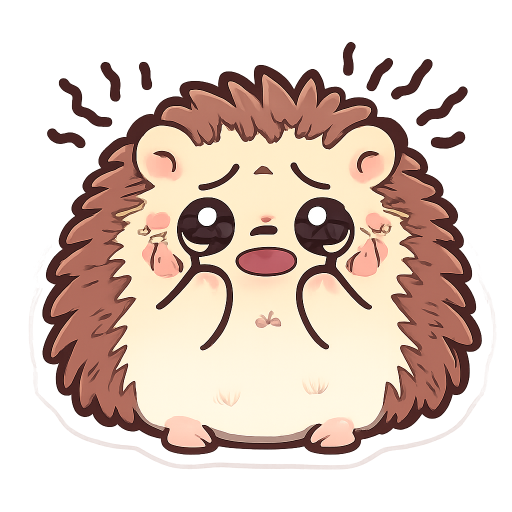
#> input picture OneDrive/Desktop/wocs-site/이모티콘모음/고슴도치/01.png, 1024 x 1024 px, found by its file name (shown at 1/2 size); its folder holds 3 pictures in this run
$ python convert.py
#> lines starting #> are read from the running program, lines starting #| are printed output that depends on the picture
from PIL import Image
import os, zipfile

def resize_canvas(src_path, size, padding=10):
#> called with size = (360, 360), padding = 10
    img = Image.open(src_path).convert("RGBA")
#> img is the input picture: PIL image 1024x1024 RGBA; mean R, G, B, A 146.3, 106.7, 92.3, 132
    bbox = img.getbbox()
#> bbox = (57, 82, 995, 940)
    if bbox:
        img = img.crop(bbox)
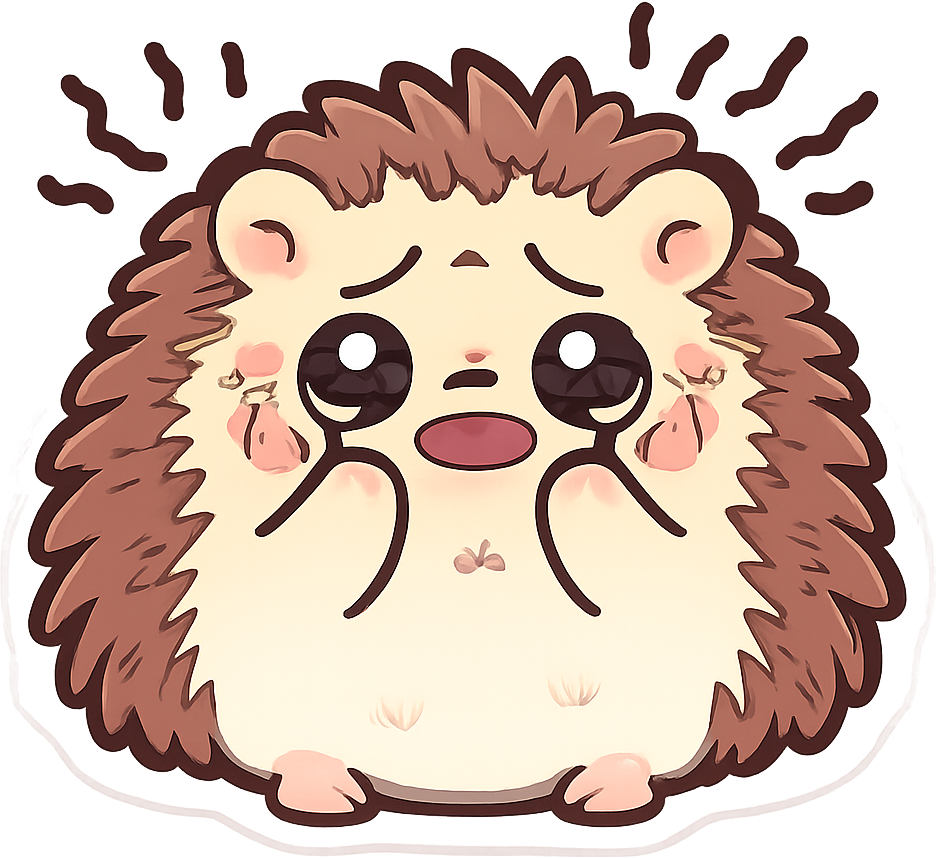
#> img: PIL image 938x858 RGBA; mean R, G, B, A 163.6, 124.6, 108.8, 172; transparent parts drawn white
    cw, ch = img.size
#> cw = 938; ch = 858
    max_w = size[0] - padding * 2
    max_h = size[1] - padding * 2
    scale = min(max_w / cw, max_h / ch)
#> scale = 0.362
    resized = img.resize((int(cw * scale), int(ch * scale)), Image.LANCZOS)
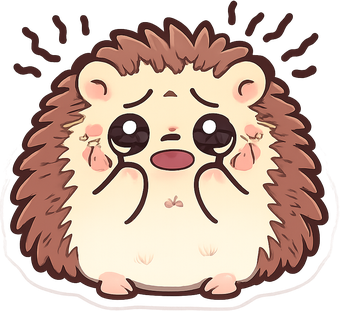
#> resized: PIL image 340x311 RGBA; mean R, G, B, A 132.4, 107.6, 94.7, 172.1; transparent parts drawn white
    canvas = Image.new("RGBA", size, (0, 0, 0, 0))
#> canvas: PIL image 360x360 RGBA; every value is 0
    px = (size[0] - resized.width) // 2
#> px = 10
    py = (size[1] - resized.height) // 2
#> py = 24
    canvas.paste(resized, (px, py), resized)
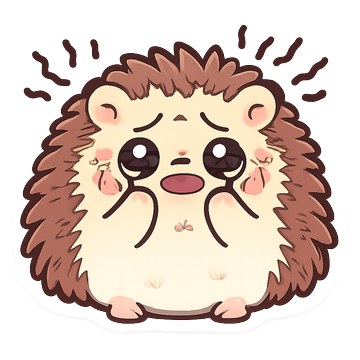
#> canvas: PIL image 360x360 RGBA; mean R, G, B, A 104.6, 86.1, 75.9, 139.2; transparent parts drawn white
    return canvas

def compress_kakao_150kb(img, out_path):
    img.save(out_path, "PNG", optimize=True, compress_level=9)
    if os.path.getsize(out_path) / 1024 <= 150:
        return
    r, g, b, a = img.split()
    rgb = Image.merge("RGB", (r, g, b))
    for colors in [128, 64, 32]:
        rgb_q = rgb.quantize(colors=colors).convert("RGB")
        result = Image.merge("RGBA", (*rgb_q.split(), a))
        result.save(out_path, "PNG", optimize=True, compress_level=9)
        if os.path.getsize(out_path) / 1024 <= 150:
            return
    print(f"  Warning {os.path.basename(out_path)}: 150KB compression failed")

for CHARACTER in ["고슴도치", "라면"]:
    src_dir = f"C:/Users/user/OneDrive/Desktop/wocs-site/이모티콘모음/{CHARACTER}"
    base_dir = src_dir

    files = sorted([f for f in os.listdir(src_dir) if f.endswith('.png') and not os.path.isdir(os.path.join(src_dir, f))])
    print(f"\n[{CHARACTER}] 원본 {len(files)}개 발견")

    platforms = {
        "kakao": {"size": (360,360), "count": 32, "icon": (78,78), "prefix": ""},
        "line":  {"size": (370,320), "count": 24, "main": (240,240), "tab": (96,74), "prefix": ""},
        "ogq":   {"size": (740,640), "count": 24, "main": (240,240), "tab": (96,74), "prefix": "O"},
    }

    for platform, cfg in platforms.items():
        out_dir = os.path.join(base_dir, platform)
        os.makedirs(out_dir, exist_ok=True)

        for i, fname in enumerate(files[:cfg["count"]], 1):
            result = resize_canvas(os.path.join(src_dir, fname), cfg["size"])
            out_path = os.path.join(out_dir, f'{cfg["prefix"]}{i:02d}.png')
            if platform == "kakao":
                compress_kakao_150kb(result, out_path)
            else:
                result.save(out_path, "PNG", optimize=True, compress_level=9)

        ref = files[0]
#> ref = '01.png'
        if "main" in cfg:
            resize_canvas(os.path.join(src_dir, ref), cfg["main"]).save(os.path.join(out_dir, "main.png"), "PNG")
        if "tab" in cfg:
            resize_canvas(os.path.join(src_dir, ref), cfg["tab"], 4).save(os.path.join(out_dir, "tab.png"), "PNG")
        if "icon" in cfg:
            resize_canvas(os.path.join(src_dir, ref), cfg["icon"], 4).save(os.path.join(out_dir, "icon_78x78.png"), "PNG")
#> call 4 of resize_canvas, with size = (78, 78), padding = 4
#> in resize_canvas (call 4), `resized = img.resize((int(cw * scale), int(ch * scale)), Image.LANCZOS)`:
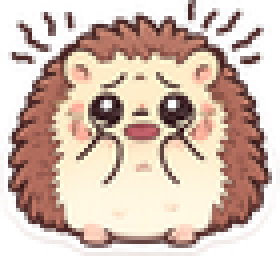
#> resized: PIL image 70x64 RGBA (shown 4 times larger); mean R, G, B, A 139.3, 111.1, 97.8, 172.3; transparent parts drawn white
#> in resize_canvas (call 4), `canvas = Image.new("RGBA", size, (0, 0, 0, 0))`: canvas: PIL image 78x78 RGBA; every value is 0
#> in resize_canvas (call 4), `canvas.paste(resized, (px, py), resized)`:
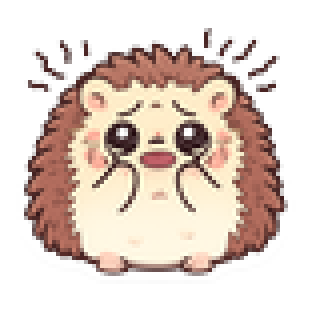
#> canvas: PIL image 78x78 RGBA (shown 4 times larger); mean R, G, B, A 94.2, 77.8, 68.6, 123.6; transparent parts drawn white
#> (the run stopped early here; a loop or call above may not have finished)
